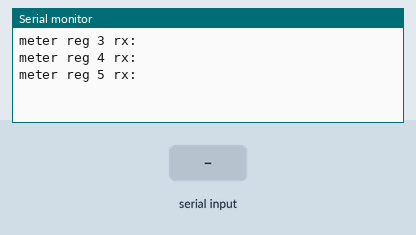
This sketch was run on a simulated ESP32-S3. On the bench: the last lines printed to the serial monitor. The test bench sets the inputs (shaded band).

Above: at 3.0 s.
3.1 s: "1" received over the second serial link
At 4.0 s:
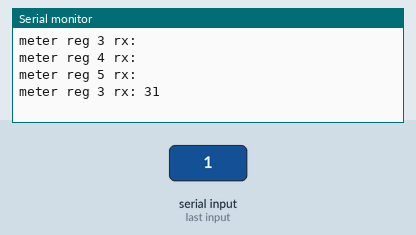
4.7 s: "0" received over the second serial link
At 5.8 s:
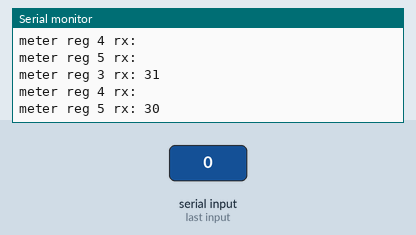
6.2 s: "2" received over the second serial link
At 6.6 s:
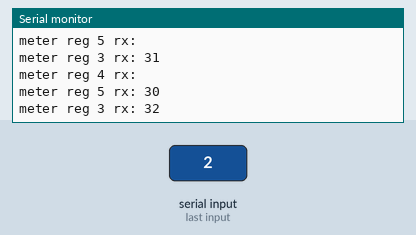
Timing chart, 0 to 9.2 s (numbered marks = the images above; inputs shaded):
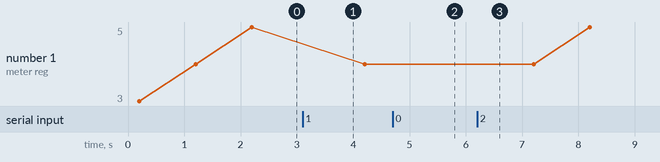

The sketch:

meter.ino
```cpp
// Virtual meter stimulus for Wokwi sim (meter MCU in diagram.json) — v1.1.
// Cycles registers 0x03/0x04/0x05 every 1s like a thorough real meter,
// prints whatever the DUT replies. DUT must answer all three (option A:
// silence only on writes/unknown). Observe DUT LEDs: green while polling,
// red if you stop this meter (reset it).
void setup() {
  Serial.begin(115200);
  Serial2.begin(9600, SERIAL_8N1, 16, 17);
}
static uint8_t regs[] = {0x03, 0x04, 0x05};
static uint8_t idx = 0;
void loop() {
  uint8_t reg = regs[idx];
  idx = (idx + 1) % 3;
  uint16_t ck = 0x10000 - (reg + 0x00);
  uint8_t poll[7] = {0xDD, 0xA5, reg, 0x00, (uint8_t)(ck >> 8), (uint8_t)(ck & 0xFF), 0x77};
  Serial2.write(poll, 7);
  Serial2.flush();
  delay(200);
  Serial.print("meter reg ");
  Serial.print(reg, HEX);
  Serial.print(" rx: ");
  while (Serial2.available()) {
    char b[4];
    snprintf(b, sizeof(b), "%02X ", Serial2.read());
    Serial.print(b);
  }
  Serial.println();
  delay(800);
}
```

Measured:
- after the input at 3.1 s, the serial monitor: prints a new line after 0.10 s (image 1)
- after the input at 4.7 s, the serial monitor: prints a new line after 0.50 s (image 2)
- after the input at 6.2 s, the serial monitor: prints a new line at once (image 3)
